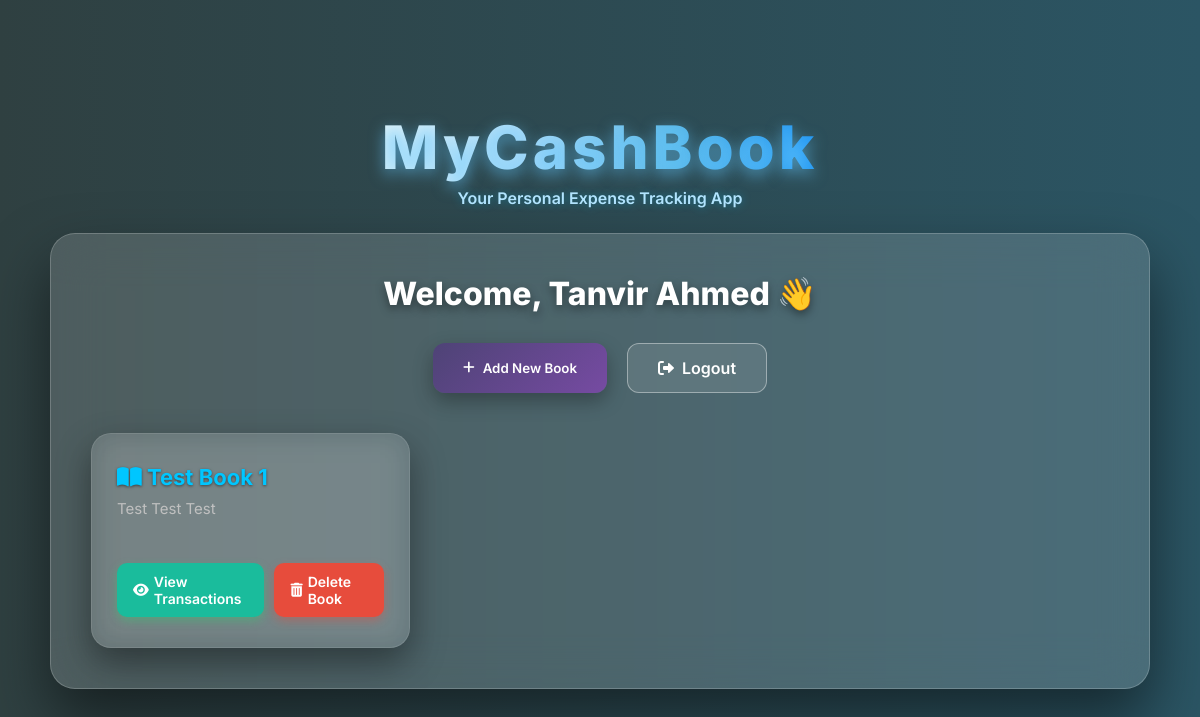
The page /dashboard/ (signed in) on the database its author committed.
### accounts/models.py (models this page shows, shortened)
class Profile(models.Model):
    user = models.OneToOneField(User, on_delete=models.CASCADE, related_name='profile')
    display_name = models.CharField(max_length=150)  # Stores the name user entered
    timezone = models.CharField(max_length=64, default='UTC')  # store tz name

### books/models.py (models this page shows, shortened)
class Book(models.Model):
    user = models.ForeignKey(User, on_delete=models.CASCADE)
    name = models.CharField(max_length=100)
    description = models.TextField(blank=True, null=True)
    created_at = models.DateTimeField(auto_now_add=True)  # full datetime for book creation

### books/views.py (the view)
# urls.py: path('dashboard/', views.dashboard_view, name='dashboard'),
@login_required
def dashboard_view(request):
    books = Book.objects.filter(user=request.user)
    display_name = request.user.profile.display_name  # get the display_name
    context = {
        'books': books,
        'display_name': display_name
    }
    return render(request, 'books/dashboard.html', context)

### templates/books/dashboard.html (shortened to what this page needs)
<!DOCTYPE html>
<html lang="en">
<head>
<link rel="stylesheet" href="https://cdnjs.cloudflare.com/ajax/libs/font-awesome/6.0.0-beta3/css/all.min.css">
</head>
<body>
<a href="https://www.mycashbook.codelab-by-tnv.top" style="text-decoration: none;">
    <h1 class="app-title-dashboard">MyCashBook</h1>
</a>
<p class="app-subtitle">Your Personal Expense Tracking App</p>
<div class="container">
    <h2>Welcome, {{ display_name }} 👋</h2>
    <div class="top-actions">
        <button id="addBookBtn" class="action-btn">
            <i class="fas fa-plus"></i> Add New Book
        </button>
        <a href="{% url 'logout' %}" class="action-btn logout-btn">
            <i class="fas fa-sign-out-alt"></i> Logout
        </a>
    </div>
    {% if books %}
        <div class="books-grid">
            {% for book in books %}
                <div class="book-card">
                    <h3><i class="fas fa-book-open"></i> {{ book.name }}</h3>
                    <p>{{ book.description|default:"No description provided." }}</p>
                    <div class="book-actions">
                        <a href="{% url 'book_detail' book.id %}" class="view-btn">
                            <i class="fas fa-eye"></i> View Transactions
                        </a>
                        <a href="#" class="delete-btn" onclick="confirmDelete({{ book.id }})">
                            <i class="fas fa-trash-alt"></i> Delete Book
                        </a>
                    </div>
                </div>
            {% endfor %}
        </div>
    {% else %}
        <div class="empty-state">
            <i class="fas fa-box-open fa-3x" style="color:#e0e0e0; margin-bottom: 15px;"></i>
            <p>It looks a little lonely here. <a href="#" id="emptyAddBookLink" style="text-decoration: underline;">Create your first Book</a> to start tracking your cashflow!</p>
        </div>
    {% endif %}
</div>
</body>
</html>

### templates/books/dashboard.html (style rules this page uses)
:root { --brand-blue: #00c6ff; --brand-purple: #4e4376; --brand-dark: #2b5876; --text-dark: #2c3e50; --card-bg-opacity: 0.15; --card-blur: 25px; --success-color: #1abc9c; --error-color: #e74c3c; }
* { margin: 0; padding: 0; box-sizing: border-box; font-family: 'Inter', sans-serif; }
body { background: linear-gradient(90deg, #2f4041, #2b5564, #583855, #4f323b, #4a492b); background-size: 400% 400%; animation: gradientBG 40s ease infinite; min-height: 100vh; display: flex; flex-direction: column; justify-content: center; align-items: center; padding: 20px; color: #fff; }
.app-title-dashboard { font-size: 60px; background: linear-gradient(90deg, #e0f2f7, #a7d9f7, #5cb8e6, #2196f3); -webkit-background-clip: text; -webkit-text-fill-color: transparent; font-weight: 800; letter-spacing: 4px; text-shadow: 0 5px 15px rgba(100,200,255,0.6); margin-bottom: 5px; animation: fadeInDown 1.5s ease-out; }
.app-subtitle { font-size: 16px; font-weight: 600; color: #b3e5ff; margin-bottom: 25px; text-shadow: 0 0 10px rgba(0, 198, 255, 0.4); animation: fadeIn 1.8s ease-out; }
.container { width: 100%; max-width: 1100px; background: rgba(255, 255, 255, var(--card-bg-opacity)); backdrop-filter: blur(var(--card-blur)); padding: 40px; border-radius: 25px; box-shadow: 0 30px 60px rgba(0,0,0,0.5); animation: fadeIn 0.8s ease-out; text-align: center; border: 1px solid rgba(255, 255, 255, 0.2); margin-top: 0; }
h2 { margin-bottom: 30px; color: #fff; font-size: 32px; font-weight: 800; text-shadow: 0 4px 10px rgba(0,0,0,0.4); }
.top-actions { margin-bottom: 40px; display: flex; justify-content: center; gap: 20px; flex-wrap: wrap; }
.action-btn, .modal-content input[type="text"], .modal-content textarea { padding: 14px 30px; border-radius: 12px; font-weight: 600; transition: all 0.4s cubic-bezier(0.19, 1, 0.22, 1); box-shadow: 0 8px 20px rgba(0,0,0,0.3); }
.action-btn { background: linear-gradient(135deg, var(--brand-purple), #764ba2); color: #fff; text-decoration: none; box-shadow: 0 8px 20px rgba(0,0,0,0.3); display: flex; align-items: center; gap: 8px; cursor: pointer; border: none; }
.logout-btn { background: rgba(255, 255, 255, 0.1); box-shadow: none; border: 1px solid rgba(255, 255, 255, 0.4); }
.books-grid { display: grid; grid-template-columns: repeat(auto-fill, minmax(280px, 1fr)); gap: 30px; justify-items: center; }
.book-card { background: rgba(255, 255, 255, 0.1); backdrop-filter: blur(15px); border-radius: 20px; padding: 30px 25px; width: 100%; box-shadow: 0 15px 35px rgba(0,0,0,0.4); transition: all 0.4s cubic-bezier(0.19, 1, 0.22, 1); position: relative; text-align: left; border: 1px solid rgba(255, 255, 255, 0.1); }
.book-card h3 { margin-bottom: 8px; font-size: 22px; font-weight: 700; color: var(--brand-blue); text-shadow: 0 1px 3px rgba(0,0,0,0.5); }
.book-card p { font-size: 15px; color: #c0c0c0; margin-bottom: 25px; min-height: 40px; line-height: 1.4; }
.book-actions { display: flex; justify-content: flex-start; gap: 10px; }
.book-actions a { text-decoration: none; font-size: 14px; padding: 10px 16px; border-radius: 10px; transition: 0.3s; font-weight: 600; color: #fff; display: flex; align-items: center; gap: 5px; }
.view-btn { background: var(--success-color); box-shadow: 0 4px 10px rgba(46, 204, 113, 0.4); }
.delete-btn { background: var(--error-color); box-shadow: 0 4px 10px rgba(231, 76, 60, 0.4); }

### rows shown on the page
Profile: display_name "Tanvir Ahmed"
Book: name "Test Book 1", description "Test Test Test"
